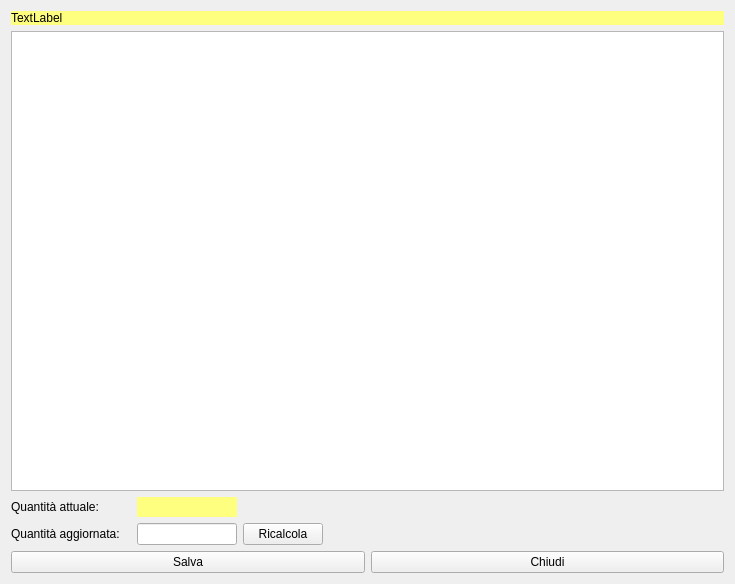
<?xml version="1.0" encoding="UTF-8"?>
<ui version="4.0">
 <class>HLotComposition</class>
 <widget class="QWidget" name="HLotComposition">
  <property name="windowModality">
   <enum>Qt::ApplicationModal</enum>
  </property>
  <property name="geometry">
   <rect>
    <x>0</x>
    <y>0</y>
    <width>735</width>
    <height>584</height>
   </rect>
  </property>
  <property name="windowTitle">
   <string>Modfica quantità lotto produzione</string>
  </property>
  <property name="windowIcon">
   <iconset resource="icons.qrc">
    <normaloff>:/Resources/Line-chart64.png</normaloff>:/Resources/Line-chart64.png</iconset>
  </property>
  <layout class="QVBoxLayout" name="verticalLayout">
   <item>
    <widget class="QLabel" name="lbLot">
     <property name="styleSheet">
      <string notr="true">background-color: rgb(255, 255, 127);</string>
     </property>
     <property name="text">
      <string>TextLabel</string>
     </property>
    </widget>
   </item>
   <item>
    <widget class="QTableView" name="tvComponents"/>
   </item>
   <item>
    <layout class="QHBoxLayout" name="horizontalLayout">
     <item>
      <widget class="QLabel" name="lbOriginalAmount">
       <property name="minimumSize">
        <size>
         <width>120</width>
         <height>0</height>
        </size>
       </property>
       <property name="maximumSize">
        <size>
         <width>120</width>
         <height>16777215</height>
        </size>
       </property>
       <property name="text">
        <string>Quantità attuale:</string>
       </property>
      </widget>
     </item>
     <item>
      <widget class="QLabel" name="lbCurrent">
       <property name="minimumSize">
        <size>
         <width>100</width>
         <height>0</height>
        </size>
       </property>
       <property name="maximumSize">
        <size>
         <width>100</width>
         <height>16777215</height>
        </size>
       </property>
       <property name="styleSheet">
        <string notr="true">background-color: rgb(255, 255, 127);</string>
       </property>
       <property name="text">
        <string/>
       </property>
      </widget>
     </item>
     <item>
      <spacer name="horizontalSpacer">
       <property name="orientation">
        <enum>Qt::Horizontal</enum>
       </property>
       <property name="sizeHint" stdset="0">
        <size>
         <width>40</width>
         <height>20</height>
        </size>
       </property>
      </spacer>
     </item>
    </layout>
   </item>
   <item>
    <layout class="QHBoxLayout" name="horizontalLayout_2">
     <item>
      <widget class="QLabel" name="label_2">
       <property name="minimumSize">
        <size>
         <width>120</width>
         <height>0</height>
        </size>
       </property>
       <property name="maximumSize">
        <size>
         <width>120</width>
         <height>16777215</height>
        </size>
       </property>
       <property name="text">
        <string>Quantità aggiornata:</string>
       </property>
      </widget>
     </item>
     <item>
      <widget class="QLineEdit" name="leUpdatedAmount">
       <property name="minimumSize">
        <size>
         <width>100</width>
         <height>0</height>
        </size>
       </property>
       <property name="maximumSize">
        <size>
         <width>100</width>
         <height>16777215</height>
        </size>
       </property>
      </widget>
     </item>
     <item>
      <widget class="QPushButton" name="pbRecalculate">
       <property name="text">
        <string>Ricalcola</string>
       </property>
       <property name="icon">
        <iconset resource="icons.qrc">
         <normaloff>:/Resources/Cash-register-icon.png</normaloff>:/Resources/Cash-register-icon.png</iconset>
       </property>
       <property name="iconSize">
        <size>
         <width>32</width>
         <height>32</height>
        </size>
       </property>
      </widget>
     </item>
     <item>
      <spacer name="horizontalSpacer_2">
       <property name="orientation">
        <enum>Qt::Horizontal</enum>
       </property>
       <property name="sizeHint" stdset="0">
        <size>
         <width>40</width>
         <height>20</height>
        </size>
       </property>
      </spacer>
     </item>
    </layout>
   </item>
   <item>
    <layout class="QHBoxLayout" name="horizontalLayout_3">
     <item>
      <widget class="QPushButton" name="pbSave">
       <property name="text">
        <string>Salva</string>
       </property>
       <property name="icon">
        <iconset resource="icons.qrc">
         <normaloff>:/Resources/save-icon.png</normaloff>:/Resources/save-icon.png</iconset>
       </property>
       <property name="iconSize">
        <size>
         <width>32</width>
         <height>32</height>
        </size>
       </property>
      </widget>
     </item>
     <item>
      <widget class="QPushButton" name="pbClose">
       <property name="text">
        <string>Chiudi</string>
       </property>
       <property name="icon">
        <iconset resource="icons.qrc">
         <normaloff>:/Resources/Actions-window-close-icon.png</normaloff>:/Resources/Actions-window-close-icon.png</iconset>
       </property>
       <property name="iconSize">
        <size>
         <width>32</width>
         <height>32</height>
        </size>
       </property>
      </widget>
     </item>
    </layout>
   </item>
  </layout>
 </widget>
 <resources>
  <include location="icons.qrc"/>
 </resources>
 <connections/>
</ui>
